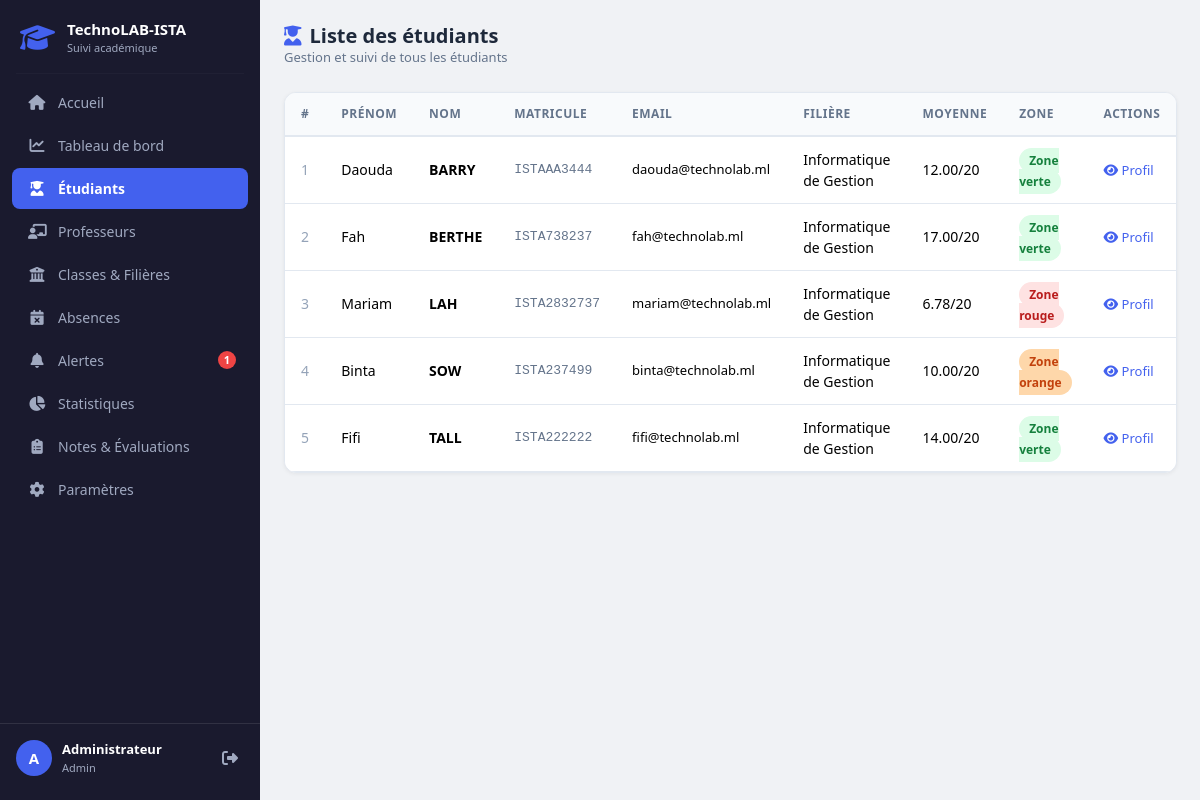
Page /etudiants.php (signed in) on the committed database.
### tables this page shows
CREATE TABLE IF NOT EXISTS Etudiants (
    matricule  VARCHAR(50)  PRIMARY KEY,
    nom        VARCHAR(50)  NOT NULL,
    prenom     VARCHAR(50)  NOT NULL,
    email      VARCHAR(100) UNIQUE,
    id_filiere INT,
    FOREIGN KEY (id_filiere) REFERENCES Filieres(id_filiere)
        ON DELETE SET NULL
);

CREATE TABLE IF NOT EXISTS Filieres (
    id_filiere  INT AUTO_INCREMENT PRIMARY KEY,
    nom_filiere VARCHAR(100) NOT NULL,
    niveau      VARCHAR(20)  NOT NULL
);

CREATE TABLE IF NOT EXISTS Diagnostics (
    id_diagnostic      INT AUTO_INCREMENT PRIMARY KEY,
    matricule_etudiant VARCHAR(50),
    moyenne_generale   DECIMAL(4,2),
    total_absences     INT          DEFAULT 0,
    statut_zone        VARCHAR(20)  NOT NULL,   
    date_analyse       TIMESTAMP    DEFAULT CURRENT_TIMESTAMP,
    FOREIGN KEY (matricule_etudiant) REFERENCES Etudiants(matricule)
        ON DELETE CASCADE
);

### etudiants.php (the view, shortened to what this page needs)
<?php
require_once 'config/database.php';
$sql = "SELECT e.*, f.nom_filiere, d.moyenne_generale, d.statut_zone
        FROM Etudiants e
        LEFT JOIN Filieres f ON f.id_filiere = e.id_filiere
        LEFT JOIN Diagnostics d ON d.matricule_etudiant = e.matricule
        ORDER BY e.nom ASC";
$result = mysqli_query($conn, $sql);
include 'includes/header.php';
?>
<div id="wrapper">
<?php include 'includes/navbar.php'; ?>
<main id="main-content">
    <div class="top-bar">
        <div class="top-bar-title">
            <h4><i class="fa-solid fa-user-graduate" style="color:#4361ee; margin-right:8px;"></i>Liste des étudiants</h4>
            <p>Gestion et suivi de tous les étudiants</p>
        </div>
    </div>
    <div class="table-wrapper">
        <table class="table table-hover mb-0">
            <thead>
                <tr>
                    <th>#</th>
                    <th>Prénom</th>
                    <th>Nom</th>
                    <th>Matricule</th>
                    <th>Email</th>
                    <th>Filière</th>
                    <th>Moyenne</th>
                    <th>Zone</th>
                    <th>Actions</th>
                </tr>
            </thead>
            <tbody>
            <?php $i=1; while ($row = mysqli_fetch_assoc($result)): ?>
                <?php
                $zone  = $row['statut_zone'] ?? '';
                $badge = $zone === 'Zone rouge' ? 'badge-mal'
                       : ($zone === 'Zone orange' ? 'badge-insuffisant' : 'badge-excellent');
                ?>
                <tr>
                    <td style="color:#94a3b8;"><?= $i++ ?></td>
                    <td><?= htmlspecialchars($row['prenom']) ?></td>
                    <td style="font-weight:600;"><?= htmlspecialchars($row['nom']) ?></td>
                    <td style="font-family:monospace; font-size:13px; color:#64748b;"><?= htmlspecialchars($row['matricule']) ?></td>
                    <td style="font-size:13px;"><?= htmlspecialchars($row['email'] ?? '—') ?></td>
                    <td><?= htmlspecialchars($row['nom_filiere'] ?? '—') ?></td>
                    <td><?= $row['moyenne_generale'] ? $row['moyenne_generale'].'/20' : '—' ?></td>
                    <td><?php if($zone) echo "<span class='$badge'>$zone</span>"; else echo '—'; ?></td>
                    <td>
                        <a href="profil.php?matricule=<?= urlencode($row['matricule']) ?>"
                           style="font-size:13px; color:#4361ee; text-decoration:none;">
                            <i class="fa-solid fa-eye"></i> Profil
                        </a>
                    </td>
                </tr>
            <?php endwhile; ?>
            </tbody>
        </table>
    </div>
</main>
</div>
<?php $pageScripts = ''; include 'includes/footer.php'; ?>

### includes/header.php (shortened to what this page needs)
<!DOCTYPE html>
<html lang="fr">
<head>
    <link href="https://cdn.jsdelivr.net/npm/bootstrap@5.3.3/dist/css/bootstrap.min.css" rel="stylesheet">
    <link href="https://cdnjs.cloudflare.com/ajax/libs/font-awesome/6.5.0/css/all.min.css" rel="stylesheet">
    <link href="assets/css/style.css" rel="stylesheet">
</head>
<body>

### includes/navbar.php
<?php
$pageCourante = basename($_SERVER['PHP_SELF']);
function actif($pages) {
    global $pageCourante;
    return in_array($pageCourante, (array)$pages) ? 'active' : '';
}
?>
<nav id="sidebar">
    <div class="sidebar-logo">
        <i class="fa-solid fa-graduation-cap"></i>
        <div>
            <span class="logo-title">TechnoLAB-ISTA</span>
            <span class="logo-sub">Suivi académique</span>
        </div>
    </div>
    <hr class="sidebar-hr">
    <ul class="sidebar-menu">
        <li>
            <a href="dashboard.php" class="<?= actif('dashboard.php') ?>">
                <i class="fa-solid fa-house"></i> Accueil
            </a>
        </li>
        <li>
            <a href="dashboard.php" class="<?= actif('dashboard.php') ?>">
                <i class="fa-solid fa-chart-line"></i> Tableau de bord
            </a>
        </li>
        <li>
            <a href="etudiants.php" class="<?= actif('etudiants.php') ?>">
                <i class="fa-solid fa-user-graduate"></i> Étudiants
            </a>
        </li>
        <li>
            <a href="professeurs.php" class="<?= actif('professeurs.php') ?>">
                <i class="fa-solid fa-chalkboard-user"></i> Professeurs
            </a>
        </li>
        <li>
            <a href="classes.php" class="<?= actif('classes.php') ?>">
                <i class="fa-solid fa-building-columns"></i> Classes & Filières
            </a>
        </li>
        <li>
            <a href="absences.php" class="<?= actif('absences.php') ?>">
                <i class="fa-solid fa-calendar-xmark"></i> Absences
            </a>
        </li>
        <li>
            <a href="alertes.php" class="<?= actif('alertes.php') ?>">
                <i class="fa-solid fa-bell"></i> Alertes
                <?php
                if (isset($conn)) {
                    $r = mysqli_query($conn, "SELECT COUNT(*) AS nb FROM Diagnostics WHERE statut_zone = 'Zone rouge'");
                    $nb = mysqli_fetch_assoc($r)['nb'] ?? 0;
                    if ($nb > 0) echo "<span class='badge-alert'>$nb</span>";
                }
                ?>
            </a>
        </li>
        <li>
            <a href="statistiques.php" class="<?= actif('statistiques.php') ?>">
                <i class="fa-solid fa-chart-pie"></i> Statistiques
            </a>
        </li>
        <li>
            <a href="resultats.php" class="<?= actif('resultats.php') ?>">
                <i class="fa-solid fa-clipboard-list"></i> Notes & Évaluations
            </a>
        </li>
        <li>
            <a href="parametres.php" class="<?= actif('parametres.php') ?>">
                <i class="fa-solid fa-gear"></i> Paramètres
            </a>
        </li>
    </ul>
    <div class="sidebar-user">
        <div class="user-avatar">
            <?= strtoupper(substr($_SESSION['user_nom'] ?? 'A', 0, 1)) ?>
        </div>
        <div class="user-info">
            <span class="user-nom"><?= htmlspecialchars($_SESSION['user_nom'] ?? 'Admin') ?></span>
            <span class="user-role"><?= htmlspecialchars(ucfirst($_SESSION['user_role'] ?? 'Administrateur')) ?></span>
        </div>
        <a href="logout.php" class="btn-logout" title="Déconnexion">
            <i class="fa-solid fa-right-from-bracket"></i>
        </a>
    </div>
</nav>

### includes/footer.php (shortened to what this page needs)
</body>
</html>

### assets/css/style.css (style rules this page uses)
:root { --sidebar-bg: #1a1a2e; --sidebar-hover: #16213e; --sidebar-active: #4361ee; --sidebar-text: #a0a9c0; --sidebar-width: 260px; --primary: #4361ee; --success: #22c55e; --warning: #f59e0b; --danger: #ef4444; --info: #3b82f6; --bg-page: #f0f2f5; --card-bg: #ffffff; --text-dark: #1e293b; --text-muted:#64748b; --border: #e2e8f0; }
* { box-sizing: border-box; margin: 0; padding: 0; }
body { font-family: 'Segoe UI', Tahoma, Geneva, Verdana, sans-serif; background-color: var(--bg-page); color: var(--text-dark); }
#wrapper { display: flex; min-height: 100vh; }
#main-content { flex: 1; margin-left: var(--sidebar-width); padding: 24px; min-height: 100vh; background-color: var(--bg-page); transition: margin-left 0.3s; }
#sidebar { width: var(--sidebar-width); background-color: var(--sidebar-bg); position: fixed; top: 0; left: 0; height: 100vh; display: flex; flex-direction: column; overflow-y: auto; z-index: 1000; padding-bottom: 16px; }
.sidebar-logo { display: flex; align-items: center; gap: 12px; padding: 20px 20px 16px; color: white; }
.sidebar-logo .fa-graduation-cap { font-size: 28px; color: var(--sidebar-active); }
.logo-title { display: block; font-weight: 700; font-size: 15px; color: white; line-height: 1.2; }
.logo-sub { display: block; font-size: 11px; color: var(--sidebar-text); margin-top: 2px; }
.sidebar-hr { border-color: rgba(255,255,255,0.1); margin: 0 16px 8px; }
.sidebar-menu { list-style: none; padding: 0 12px; flex: 1; }
.sidebar-menu li { margin-bottom: 2px; }
.sidebar-menu a { display: flex; align-items: center; gap: 12px; padding: 10px 16px; border-radius: 8px; color: var(--sidebar-text); text-decoration: none; font-size: 14px; transition: all 0.2s; position: relative; }
.sidebar-menu a.active { background-color: var(--sidebar-active); color: white; font-weight: 600; }
.sidebar-menu a i { width: 18px; text-align: center; font-size: 15px; }
.badge-alert { position: absolute; right: 12px; background-color: var(--danger); color: white; border-radius: 10px; font-size: 11px; padding: 1px 6px; font-weight: 700; }
.sidebar-user { display: flex; align-items: center; gap: 10px; padding: 16px 16px 8px; border-top: 1px solid rgba(255,255,255,0.1); margin-top: auto; }
.user-avatar { width: 36px; height: 36px; border-radius: 50%; background-color: var(--sidebar-active); color: white; display: flex; align-items: center; justify-content: center; font-weight: 700; font-size: 15px; flex-shrink: 0; }
.user-info { flex: 1; overflow: hidden; }
.user-nom { display: block; color: white; font-size: 13px; font-weight: 600; white-space: nowrap; overflow: hidden; text-overflow: ellipsis; }
.user-role { display: block; color: var(--sidebar-text); font-size: 11px; }
.btn-logout { color: var(--sidebar-text); text-decoration: none; padding: 6px; border-radius: 6px; transition: all 0.2s; }
.top-bar { display: flex; align-items: center; justify-content: space-between; margin-bottom: 24px; flex-wrap: wrap; gap: 12px; }
.top-bar-title h4 { font-size: 20px; font-weight: 700; color: var(--text-dark); margin: 0; }
.top-bar-title p { color: var(--text-muted); font-size: 13px; margin: 0; }
.table-wrapper { overflow-x: auto; background: var(--card-bg); border-radius: 12px; border: 1px solid var(--border); box-shadow: 0 1px 4px rgba(0,0,0,0.06); }
.table > thead > tr > th { background-color: #f8fafc; font-size: 12px; font-weight: 700; text-transform: uppercase; letter-spacing: 0.5px; color: var(--text-muted); border-bottom: 2px solid var(--border); padding: 12px 16px; }
.table > tbody > tr > td { padding: 12px 16px; font-size: 14px; vertical-align: middle; border-color: var(--border); }
.badge-excellent { background: #dcfce7; color: #15803d; padding: 4px 10px; border-radius: 20px; font-size: 12px; font-weight: 700; }
.badge-insuffisant { background: #fed7aa; color: #c2410c; padding: 4px 10px; border-radius: 20px; font-size: 12px; font-weight: 700; }
.badge-mal { background: #fee2e2; color: #b91c1c; padding: 4px 10px; border-radius: 20px; font-size: 12px; font-weight: 700; }

### rows in the picture
etudiants: prenom "Daouda", nom "BARRY", matricule "ISTAAA3444", email "daouda@technolab.ml", id_filiere.nom_filiere "Informatique de Gestion", diagnostics.moyenne_generale "12.00", diagnostics.statut_zone "Zone verte"
etudiants: prenom "Fah", nom "BERTHE", matricule "ISTA738237", email "fah@technolab.ml", id_filiere.nom_filiere "Informatique de Gestion", diagnostics.moyenne_generale "17.00", diagnostics.statut_zone "Zone verte"
etudiants: prenom "Mariam", nom "LAH", matricule "ISTA2832737", email "mariam@technolab.ml", id_filiere.nom_filiere "Informatique de Gestion", diagnostics.moyenne_generale "6.78", diagnostics.statut_zone "Zone rouge"
etudiants: prenom "Binta", nom "SOW", matricule "ISTA237499", email "binta@technolab.ml", id_filiere.nom_filiere "Informatique de Gestion", diagnostics.moyenne_generale "10.00", diagnostics.statut_zone "Zone orange"
etudiants: prenom "Fifi", nom "TALL", matricule "ISTA222222", email "fifi@technolab.ml", id_filiere.nom_filiere "Informatique de Gestion", diagnostics.moyenne_generale "14.00", diagnostics.statut_zone "Zone verte"

### other values in the picture
$nb "1"
substr($_SESSION['user_nom'] ?? 'A', 0, 1) "A"
$_SESSION['user_nom'] "Administrateur"
$_SESSION['user_role'] "Admin"
